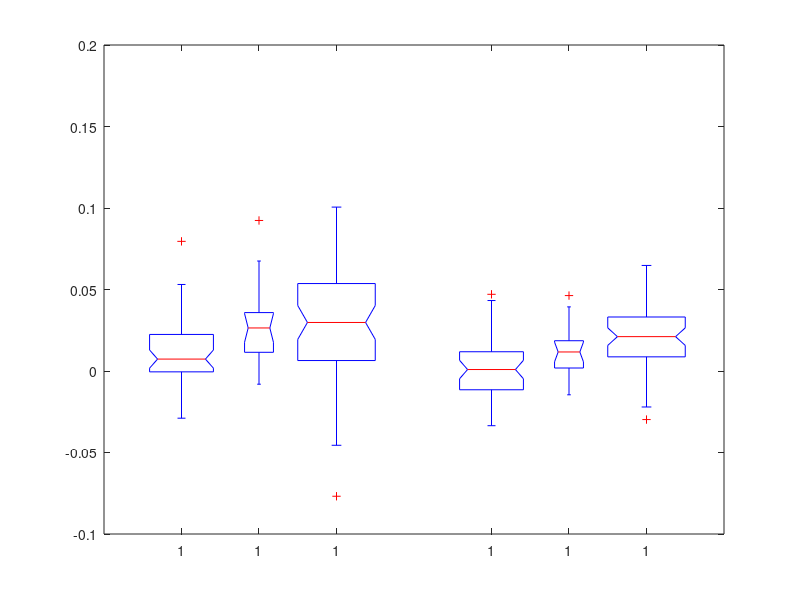

The MATLAB source for this figure: (Note: this script raises an error after producing the figure.)
clear

load('fig_s4_barplot.mat','longiPET_high*','longiPET_low*')

 [~,p1,~,tstat1]=ttest2(longiPET_high_s2,longiPET_high_s1)
 [~,p2,~,tstat2]=ttest2(longiPET_high_s3,longiPET_high_s1)
 [~,p3,~,tstat3]=ttest2(longiPET_high_s3,longiPET_high_s2)


%%%% low 
 [~,p1,~,tstat1]=ttest2(longiPET_low_s2,longiPET_low_s1)
 [~,p2,~,tstat2]=ttest2(longiPET_low_s3,longiPET_low_s1)
 [~,p3,~,tstat3]=ttest2(longiPET_low_s3,longiPET_low_s2)


group=[ones(size(longiPET_high_s1));2*ones(size(longiPET_high_s2));3*ones(size(longiPET_high_s3));...
     4*ones(size(longiPET_low_s1));5*ones(size(longiPET_low_s2));6*ones(size(longiPET_low_s3))];
colors(3,:)=[0.6350 0.6350 0.6350];
colors(2,:)=[0.8500 0.3250 0.0980];
colors(1,:)=[0 0.4470 0.7410];
colors(6,:)=[0.6350 0.6350 0.6350];
colors(5,:)=[0.8500 0.3250 0.0980];
colors(4,:)=[0 0.4470 0.7410];
x=[1 2 3 5 6 7];
h=boxplot([longiPET_high_s1;longiPET_high_s2;longiPET_high_s3;... 
     longiPET_low_s1;longiPET_low_s2;longiPET_low_s3],group,'Notch','on','Widths',0.5,'positions',x);
set(h,'linewidth',2,'Color',[0.5 0.5 0.5])
h2=findobj(gca,'Tag','Box');
for j=1:6
    patch(get(h2(j),'Xdata'),get(h2(j),'YData'), colors(j,:),'FaceAlpha',0.8);
end
set(gca,'fontsize', 30),
set(gca,'linewidth',2);
ylim([-0.1 0.15]);yticks([-0.1 0 0.15]);
